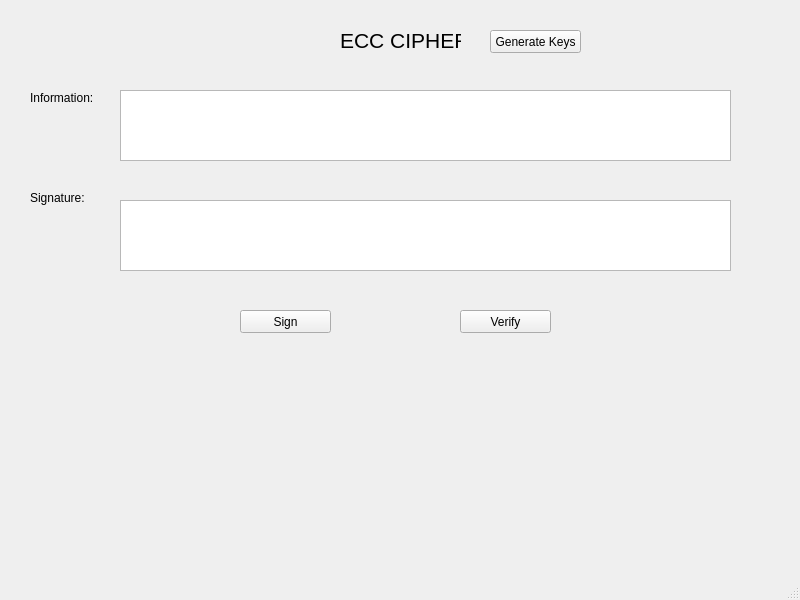
<?xml version="1.0" encoding="UTF-8"?>
<ui version="4.0">
 <class>MainWindow</class>
 <widget class="QMainWindow" name="MainWindow">
  <property name="geometry">
   <rect>
    <x>0</x>
    <y>0</y>
    <width>800</width>
    <height>600</height>
   </rect>
  </property>
  <property name="windowTitle">
   <string>MainWindow</string>
  </property>
  <widget class="QWidget" name="centralwidget">
   <widget class="QLabel" name="label">
    <property name="geometry">
     <rect>
      <x>340</x>
      <y>30</y>
      <width>121</width>
      <height>21</height>
     </rect>
    </property>
    <property name="font">
     <font>
      <pointsize>16</pointsize>
     </font>
    </property>
    <property name="text">
     <string>ECC CIPHER</string>
    </property>
   </widget>
   <widget class="QLabel" name="label_2">
    <property name="geometry">
     <rect>
      <x>30</x>
      <y>90</y>
      <width>71</width>
      <height>16</height>
     </rect>
    </property>
    <property name="text">
     <string>Information:</string>
    </property>
   </widget>
   <widget class="QLabel" name="label_3">
    <property name="geometry">
     <rect>
      <x>30</x>
      <y>190</y>
      <width>71</width>
      <height>16</height>
     </rect>
    </property>
    <property name="text">
     <string>Signature:</string>
    </property>
   </widget>
   <widget class="QTextEdit" name="txt_info">
    <property name="geometry">
     <rect>
      <x>120</x>
      <y>90</y>
      <width>611</width>
      <height>71</height>
     </rect>
    </property>
   </widget>
   <widget class="QTextEdit" name="txt_sign">
    <property name="geometry">
     <rect>
      <x>120</x>
      <y>200</y>
      <width>611</width>
      <height>71</height>
     </rect>
    </property>
   </widget>
   <widget class="QPushButton" name="btn_gen_keys">
    <property name="geometry">
     <rect>
      <x>490</x>
      <y>30</y>
      <width>91</width>
      <height>23</height>
     </rect>
    </property>
    <property name="text">
     <string>Generate Keys</string>
    </property>
   </widget>
   <widget class="QPushButton" name="btn_sign">
    <property name="geometry">
     <rect>
      <x>240</x>
      <y>310</y>
      <width>91</width>
      <height>23</height>
     </rect>
    </property>
    <property name="text">
     <string>Sign</string>
    </property>
   </widget>
   <widget class="QPushButton" name="btn_verify">
    <property name="geometry">
     <rect>
      <x>460</x>
      <y>310</y>
      <width>91</width>
      <height>23</height>
     </rect>
    </property>
    <property name="text">
     <string>Verify</string>
    </property>
   </widget>
  </widget>
  <widget class="QMenuBar" name="menubar">
   <property name="geometry">
    <rect>
     <x>0</x>
     <y>0</y>
     <width>800</width>
     <height>21</height>
    </rect>
   </property>
  </widget>
  <widget class="QStatusBar" name="statusbar"/>
 </widget>
 <resources/>
 <connections/>
</ui>
